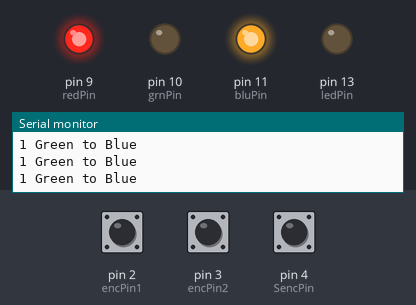
The sketch below on a simulated Arduino Uno, built with avr-gcc and run on an emulated ATmega328P. Shown: output pins drawn as LEDs (lit = HIGH), the last lines printed to the serial monitor. Inputs (shaded band) come from the test bench; at power-on: pin 3 (encPin2) HIGH, pin 4 (SencPin) HIGH, pin 2 (encPin1) HIGH.

Above: at 1.2 s.
1.3 s: pin 3 (encPin2) pulled LOW for 0.15 s
At 2.6 s:
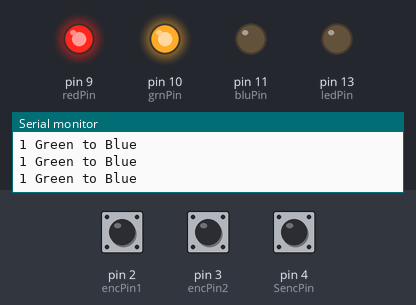
2.9 s: pin 4 (SencPin) pulled LOW for 0.15 s
At 3.8 s:
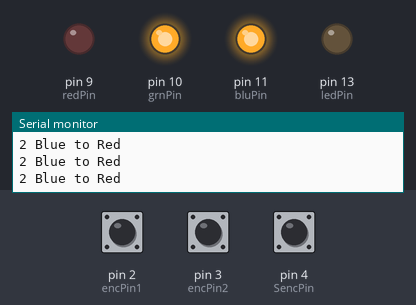
4.5 s: pin 4 (SencPin) pulled LOW for 1 s
At 6.1 s:
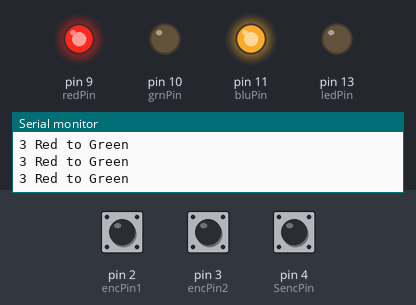
7.0 s: pin 4 (SencPin) pulled LOW for 0.15 s
At 8.4 s:
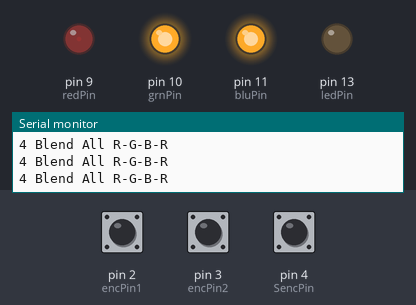
8.7 s: pin 3 (encPin2) pulled LOW for 1 s
At 10.8 s:
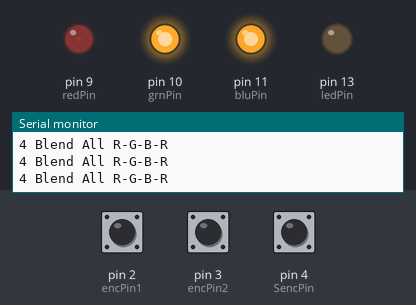
12.7 s: pin 3 (encPin2) pulled LOW for 0.15 s
At 13.6 s:
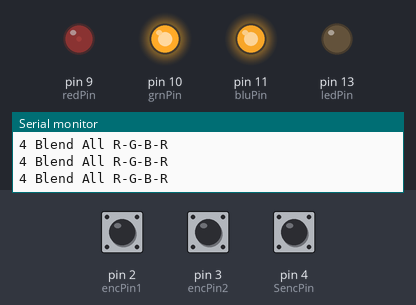
Timing chart, 0 to 15.7 s (numbered marks = the images above; inputs shaded):
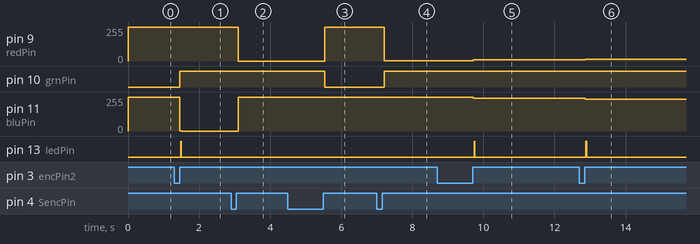

The sketch:

rotary_encoder_and_rgb_led.ino
```cpp
int encPin1 = 2; //Left turn of encoder to digital pin 2
int encPin2 = 3; //Right turn of encoder to digital pin 3
int SencPin = 4; //Push Encoder switch to digital pin 4
int ledPin = 13; // onboard LED for validation
int redPin = 9; // Red LED, connected to digital pin 9
int grnPin = 10; // Green LED, connected to digital pin 10
int bluPin = 11; // Blue LED, connected to digital pin 11
// Define Variables
int stateNum = 0; // current State number
int buttonState = 0; // current state of the button
int lastButtonState = 0; // previous state of the button
int redVal = 0; // Variables to store the values to send to the pins
int grnVal = 0;
int bluVal = 0;
int RGBVal = 0; //Value for RGB Blend
static boolean moving = false;
volatile int encVal = 0;
unsigned int lastEncVal = 1;
boolean enc1 = false;
boolean enc2 = false;

void setup()
{
//Define Inputs
pinMode(ledPin, OUTPUT);
pinMode(redPin, OUTPUT);
pinMode(grnPin, OUTPUT);
pinMode(bluPin, OUTPUT);
pinMode(encPin1, INPUT);
pinMode(encPin2, INPUT);
pinMode(SencPin, INPUT);
//Turn on resistors for encoder/switch
digitalWrite(encPin1, HIGH);
digitalWrite(encPin2, HIGH);
digitalWrite(SencPin, HIGH);
Serial.begin(9600); //Start Logging
//encoder interrupts
attachInterrupt(0, intrEncChange1, CHANGE);
attachInterrupt(1, intrEncChange2, CHANGE);
}

void intrEncChange1() //Read on interrupt Right turn - Fast +4
{
if(moving)
delay(1);
if(digitalRead(encPin1) == enc1)
return;
enc1 = !enc1;
if(enc1 && !enc2)
encVal += 4;
moving = false;
}

void intrEncChange2() //Read on interrupt Left turn - Slow -2
{
if(moving)
delay(1);
if(digitalRead(encPin2) == enc2)
return;
enc2 = !enc2;
if(enc2 && !enc1)
encVal -= 2;
moving = false;
}

void loop()
{
{
buttonState = digitalRead(SencPin); //Read Button state
if (buttonState != lastButtonState) //Compare to last state
{
if (buttonState == HIGH) //If button is pushed, incriment stateNum and blink onboard LED
{
stateNum++;
if (stateNum > 8) stateNum = 0; //Defines and loops Number of possible states
Serial.println("on");
Serial.print("State Number: ");
Serial.println(stateNum);
digitalWrite(ledPin, HIGH);
}
else
{
Serial.println("off");
digitalWrite(ledPin, LOW);
}

lastButtonState = buttonState;
} //update button state to loop
//delay(20); //Delay to avoid bounce
}
if (encVal > 255) encVal = 0; //Loop Values
if (encVal < 0) encVal = 255;
if (encVal != lastEncVal) //Compare to previous pot value
{
lastEncVal = encVal; //Update encVal to reflect new value
Serial.print("Encoder Value: ");
Serial.println(encVal);
digitalWrite(ledPin, HIGH); //Blink onboard LED
}
else
{
digitalWrite(ledPin, LOW);
//delay(100); //Delay to avoid bounce
}

//Begin States section

if (stateNum == 0) //All LEDs make white, off to brightest
{
Serial.println("0 White");
grnVal = 255 - encVal; //Common Anode LED means inverse values
bluVal = 255 - encVal;
redVal = 255 - encVal;
}
else if (stateNum == 1) //Blend Green to Blue
{
Serial.println("1 Green to Blue");
grnVal = encVal;
bluVal = 255 - encVal;
redVal = 255;
}
else if (stateNum == 2) //Blend Blue to Red
{
Serial.println("2 Blue to Red");
bluVal = encVal;
redVal = 255 - encVal;
grnVal = 255;
}
else if (stateNum == 3) //Blend Red to Green
{
Serial.println("3 Red to Green");
redVal = encVal;
grnVal = 255 - encVal;
bluVal = 255;
}
else if (stateNum == 4) //Blend RGB
{
Serial.println("4 Blend All R-G-B-R");
if (encVal < 86) // Lowest third of range (0-85)
{
RGBVal = (encVal * 3) ; // Normalize to 0-255

redVal = RGBVal; // Red from full to off
grnVal = 255 - RGBVal; // Green from off to full
bluVal = 255; // Blue off
}
else if (encVal < 171) // Middle third of range (86-170)
{
RGBVal = ( (encVal - 86) * 3); // Normalize to 0-255

redVal = 255; // Red off
grnVal = RGBVal; // Green from full to off
bluVal = 255 - RGBVal; // Blue from off to full
}
else // Upper third of range (171-255)
{
RGBVal = ( (encVal - 171) * 3); // Normalize to 0-255

redVal = 255 - RGBVal; // Red from off to full
grnVal = 255; // Green off
bluVal = RGBVal; // Blue from full to off
}
}
else if (stateNum == 5) //Red Dim
{
Serial.println("5 Red Dim");
redVal = 255 - encVal;
grnVal = 255;
bluVal = 255;
}
else if (stateNum == 6) //Green Dim
{
Serial.println("6 Green Dim");
redVal = 255;
grnVal = 255 - encVal;
bluVal = 255;
}
else if (stateNum == 7) //Blue Dim
{
Serial.println("7 Blue Dim");
redVal = 255;
grnVal = 255;
bluVal = 255 - encVal;
}
else if (stateNum == 8) //Purple Dim
{
Serial.println("8 Purple Dim");
redVal = 255 - encVal;
grnVal = 255;
bluVal = 255 - encVal;
}

//Send results to LEDs
analogWrite(redPin, redVal);
analogWrite(grnPin, grnVal);
analogWrite(bluPin, bluVal);
}
```

Measured:
- after the input at 1.3 s, pin 10 (grnPin): LOW → HIGH after 0.16 s; pin 11 (bluPin): 255/255 → 0/255 after 0.16 s; pin 13 (ledPin): LOW → HIGH after 0.18 s, → LOW 0.02 s later
- after the input at 2.9 s, pin 9 (redPin): 255/255 → 0/255 after 0.20 s; pin 11 (bluPin): 0/255 → 255/255 after 0.20 s
- after the input at 4.5 s, pin 9 (redPin): 0/255 → 255/255 after 1.0 s; pin 10 (grnPin): HIGH → LOW after 1.0 s
- after the input at 7.0 s, pin 9 (redPin): 255/255 → 3/255 after 0.20 s; pin 10 (grnPin): LOW → HIGH after 0.20 s; pin 11 (bluPin): 255/255 → 252/255 after 0.20 s
- after the input at 8.7 s, pin 9 (redPin): 3/255 → 9/255 after 1.0 s; pin 11 (bluPin): 252/255 → 246/255 after 1.0 s; pin 13 (ledPin): LOW → HIGH after 1.0 s, → LOW 0.02 s later
- after the input at 12.7 s, pin 9 (redPin): 9/255 → 15/255 after 0.16 s; pin 11 (bluPin): 246/255 → 240/255 after 0.16 s; pin 13 (ledPin): LOW → HIGH after 0.18 s, → LOW 0.02 s later
